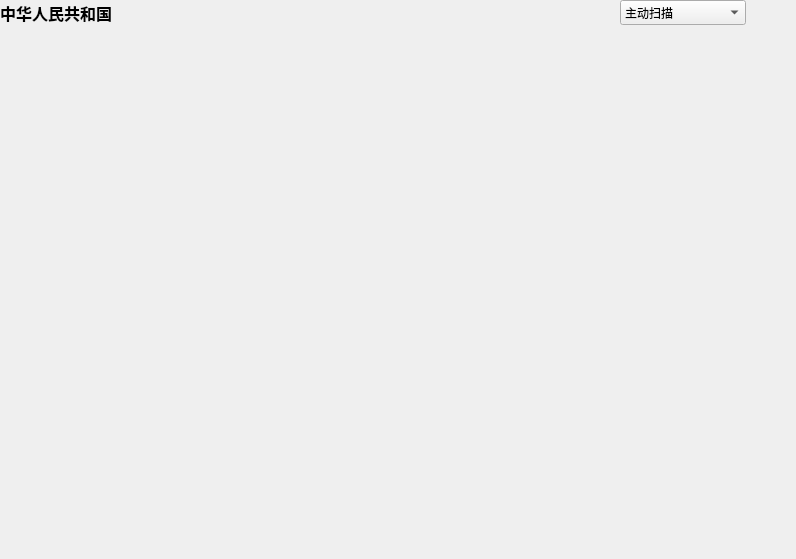
<?xml version="1.0" encoding="UTF-8"?>
<ui version="4.0">
 <class>AnalysisForm</class>
 <widget class="QWidget" name="AnalysisForm">
  <property name="geometry">
   <rect>
    <x>0</x>
    <y>0</y>
    <width>796</width>
    <height>559</height>
   </rect>
  </property>
  <property name="windowTitle">
   <string>Form</string>
  </property>
  <layout class="QVBoxLayout" name="verticalLayout" stretch="1,15">
   <property name="spacing">
    <number>0</number>
   </property>
   <property name="leftMargin">
    <number>0</number>
   </property>
   <property name="topMargin">
    <number>0</number>
   </property>
   <property name="rightMargin">
    <number>0</number>
   </property>
   <property name="bottomMargin">
    <number>0</number>
   </property>
   <item>
    <layout class="QHBoxLayout" name="horizontalLayout_2" stretch="3,1">
     <property name="spacing">
      <number>0</number>
     </property>
     <item>
      <widget class="QLabel" name="lbTitle">
       <property name="font">
        <font>
         <family>微软雅黑</family>
         <pointsize>12</pointsize>
         <weight>75</weight>
         <bold>true</bold>
        </font>
       </property>
       <property name="styleSheet">
        <string notr="true">border-image:none;</string>
       </property>
       <property name="text">
        <string>中华人民共和国</string>
       </property>
      </widget>
     </item>
     <item>
      <layout class="QHBoxLayout" name="horizontalLayout">
       <property name="spacing">
        <number>10</number>
       </property>
       <property name="sizeConstraint">
        <enum>QLayout::SetDefaultConstraint</enum>
       </property>
       <property name="leftMargin">
        <number>10</number>
       </property>
       <property name="rightMargin">
        <number>50</number>
       </property>
       <item>
        <widget class="QComboBox" name="cbActpas">
         <property name="enabled">
          <bool>true</bool>
         </property>
         <property name="sizePolicy">
          <sizepolicy hsizetype="Maximum" vsizetype="Fixed">
           <horstretch>0</horstretch>
           <verstretch>0</verstretch>
          </sizepolicy>
         </property>
         <property name="minimumSize">
          <size>
           <width>0</width>
           <height>25</height>
          </size>
         </property>
         <property name="styleSheet">
          <string notr="true">:disabled {
    border-image:none;
    background-color: #4169E1;
    color:#778899;
}</string>
         </property>
         <property name="sizeAdjustPolicy">
          <enum>QComboBox::AdjustToMinimumContentsLength</enum>
         </property>
         <property name="minimumContentsLength">
          <number>12</number>
         </property>
         <property name="iconSize">
          <size>
           <width>25</width>
           <height>25</height>
          </size>
         </property>
         <property name="frame">
          <bool>true</bool>
         </property>
         <item>
          <property name="text">
           <string>主动扫描</string>
          </property>
         </item>
         <item>
          <property name="text">
           <string>被动探测</string>
          </property>
         </item>
        </widget>
       </item>
      </layout>
     </item>
    </layout>
   </item>
   <item>
    <layout class="QHBoxLayout" name="hlContainer">
     <property name="spacing">
      <number>0</number>
     </property>
    </layout>
   </item>
  </layout>
 </widget>
 <resources/>
 <connections/>
</ui>
